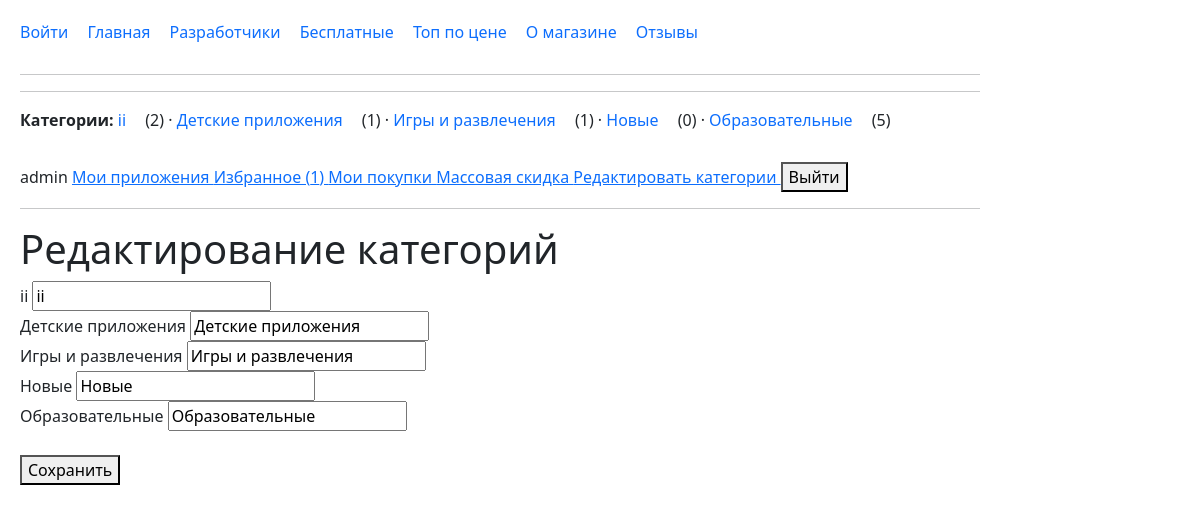
Page /categories/edit/ (signed in) on the committed database.
### mainapp/models.py (models this page shows, shortened)
class Category(models.Model):
    name = models.CharField(max_length=50)
    icon = models.ImageField(
        upload_to='categories/',
        blank=True,
        validators=[
            FileExtensionValidator(
                allowed_extensions=['png', 'jpg', 'jpeg', 'webp']
            )
        ],
    )

### mainapp/views.py (the view)
# urls.py: path('categories/edit/',views.edit_categories,name='edit_categories',),
@login_required
def edit_categories(request):
    if not request.user.is_staff:
        messages.error(
            request,
            'У вас нет права редактировать категории.'
        )
        return redirect('mainapp:home')
    categories = Category.objects.order_by('name')
    if request.method == 'POST':
        formset = CategoryFormSet(
            request.POST,
            queryset=categories,
        )
        if formset.is_valid():
            old_names = {
                category.id: category.name
                for category in categories
            }
            categories_to_save = formset.save(commit=False)
            renamed_count = 0
            for category in categories_to_save:
                if old_names.get(category.id) != category.name:
                    renamed_count += 1
                category.save()
            messages.success(
                request,
                f'Переименовано категорий: {renamed_count}.'
            )
            return redirect('mainapp:edit_categories')
    else:
        formset = CategoryFormSet(
            queryset=categories,
        )
    return render(
        request,
        'mainapp/edit_categories.html',
        {
            'formset': formset,
        }
    )

### mainapp/context_processors.py (called while the page is built)
def store_menu(request):
    nav_categories = (
        Category.objects
        .annotate(apps_count=Count('apps'))
        .order_by('name')
    )
    return {
        'nav_categories': nav_categories,
    }

### mainapp/templates/mainapp/edit_categories.html (shortened to what this page needs)
{% extends 'mainapp/base.html' %}
{% block content %}
<h1>Редактирование категорий</h1>
<form method="post">
    {% for form in formset %}
        <div>
            <label>
                {{ form.instance.name }}
                {{ form.name }}
            </label>
        </div>
    {% empty %}
        <p>Категорий пока нет.</p>
    {% endfor %}
    <br>
    <button type="submit">
        Сохранить
    </button>
</form>
{% endblock %}

### mainapp/templates/mainapp/base.html (shortened to what this page needs)
{% load static %}
{% load django_bootstrap5 %}
<!DOCTYPE html>
<html lang="ru">
<head>
    <link rel="stylesheet" href="{% static 'mainapp/style.css' %}">
{% bootstrap_css %}
</head>
<nav>
    <a href="{% url 'mainapp:login' %}">Войти</a>
    <a href="{% url 'mainapp:home' %}">Главная</a>
    <a href="{% url 'mainapp:developers' %}">Разработчики</a>
    <a href="{% url 'mainapp:free' %}">Бесплатные</a>
    <a href="{% url 'mainapp:top' %}">Топ по цене</a>
    <a href="{% url 'mainapp:about' %}">О магазине</a>
    <a href="{% url 'mainapp:reviews' %}">Отзывы</a>
</nav>
<hr>
<hr>
<nav>
    <strong>Категории:</strong>
    {% for category in nav_categories %}
        <a href="{% url 'mainapp:category_detail' category.id category.name %}">
            {{ category.name }}
        </a>
        ({{ category.apps_count }})
        {% if not forloop.last %}
            ·
        {% endif %}
    {% empty %}
        Категорий пока нет.
    {% endfor %}
</nav>
{% if request.user.is_authenticated %}
    <span>{{ request.user.username }}</span>
    <a href="{% url 'mainapp:my_apps' %}">
        Мои приложения
    </a>
    <a href="{% url 'mainapp:favorites' %}">
        Избранное ({{ request.user.favorite_apps.count }})
    </a>
    <a href="{% url 'mainapp:my_purchases' %}">
    Мои покупки
    </a>
    {% if request.user.is_staff %}
    <a href="{% url 'mainapp:bulk_discount' %}">
        Массовая скидка
    </a>
    <a href="{% url 'mainapp:edit_categories' %}">
        Редактировать категории
    </a>
    {% endif %}
    <form method="post"
          action="{% url 'mainapp:logout' %}"
          style="display:inline;">
        <button type="submit">Выйти</button>
    </form>
{% endif %}
<hr>
{% block content %}
{% endblock %}
</body>
</html>

### mainapp/static/mainapp/style.css (style rules this page uses)
nav { margin-bottom: 30px; }
nav a { margin-right: 15px; text-decoration: none; }

### rows in the picture
Category: name "ii", apps_count "2", instance.name "ii"
Category: name "Детские приложения", apps_count "1", instance.name "Детские приложения"
Category: name "Игры и развлечения", apps_count "1", instance.name "Игры и развлечения"
Category: name "Новые", apps_count "0", instance.name "Новые"
Category: name "Образовательные", apps_count "5", instance.name "Образовательные"

### other values in the picture
{{ request.user.username }} "admin"
{{ request.user.favorite_apps.count }} "1"
